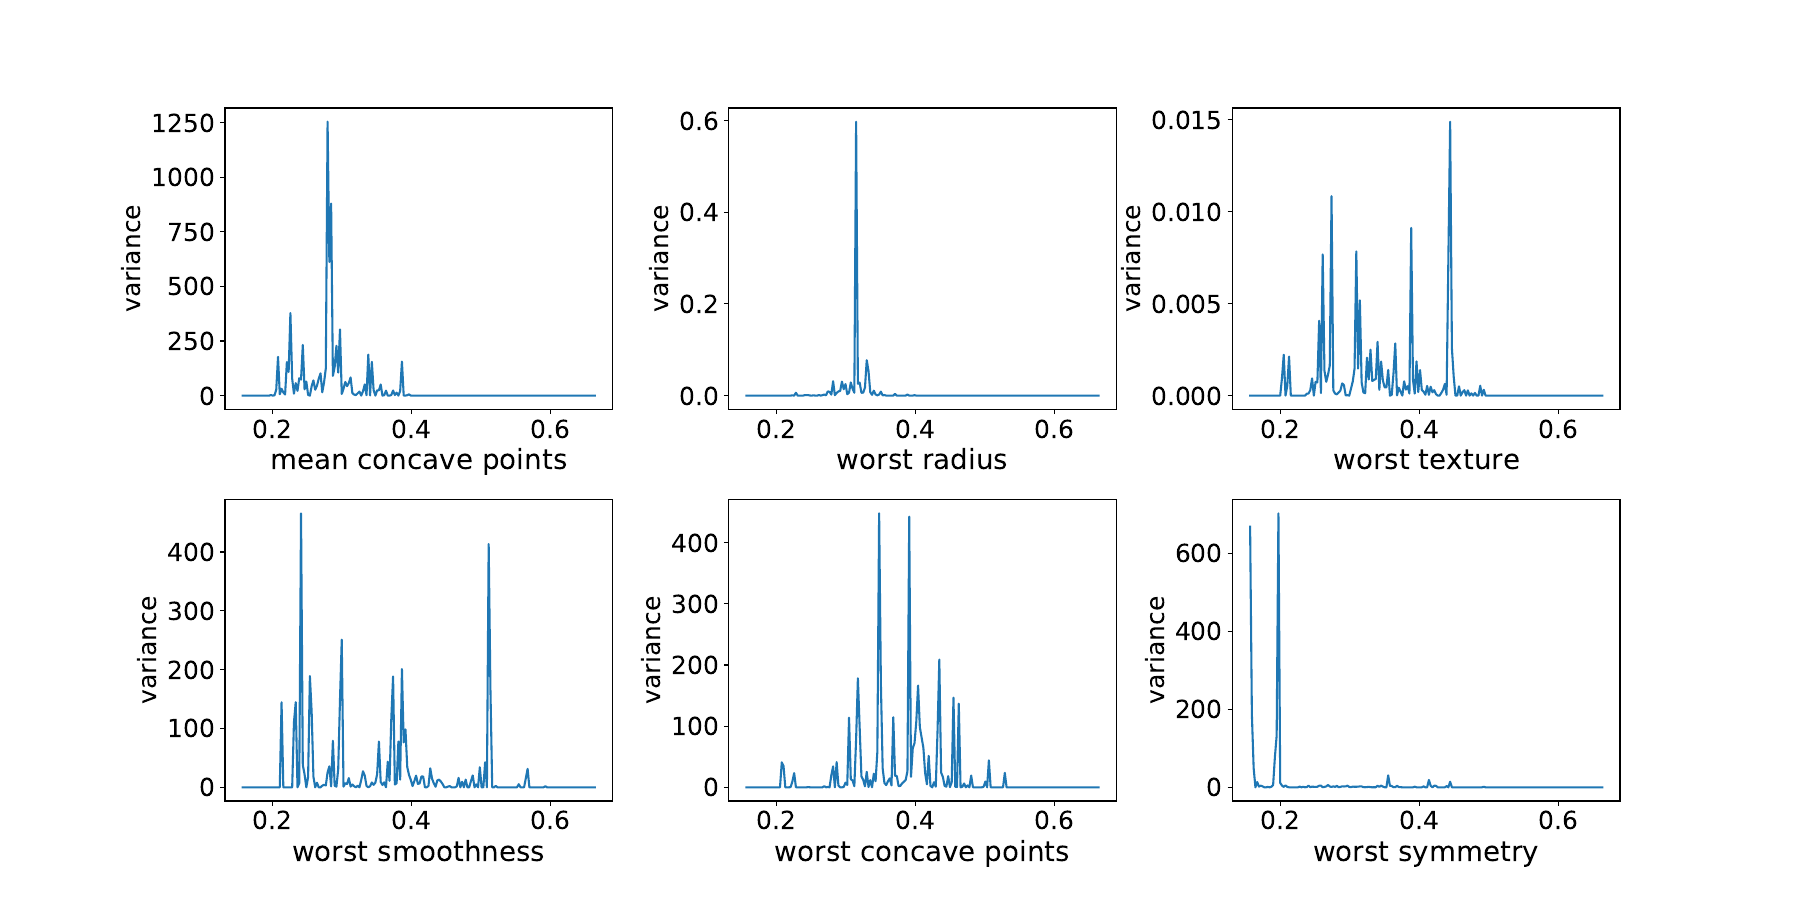

The script that saved this image:
import matplotlib.pyplot as plt
import numpy as np
import pandas as pd
from sklearn.ensemble import RandomForestClassifier
from sklearn.inspection import partial_dependence
from sklearn.datasets import load_breast_cancer
np.random.seed(0)
plt.rcParams['font.size'] = 18


def data_cleansing(dataset):
    # data cleansing
    X = pd.DataFrame(dataset.data, columns=dataset.feature_names)
    y_train = dataset.target
    feature_name = [X.columns[7], X.columns[20], X.columns[21],
                    X.columns[24], X.columns[27], X.columns[28]]
    X_train = X[feature_name]
    return X_train, y_train, feature_name


def derivative_func(y_prior, y_post, h):
    # # compute derivative
    return (y_post - y_prior) / h


def plot_analysis(grid_value, predicted_var, feature_name):
    # 特徴量ごとにiceの微分の分散をプロットplot the variance of derivative of ice for each feature
    fig = plt.figure(figsize=(18, 9))
    fig.subplots_adjust(hspace=0.3, wspace=0.3)
    for k in range(len(feature_name)):
        ax = fig.add_subplot(
            2, len(feature_name) / 2 + len(feature_name) % 2, k + 1)
        ax.plot(grid_value, predicted_var[k])
        ax.set_xlabel(feature_name[k], fontsize=20)
        ax.set_ylabel('variance')
    fig.savefig('./variance_ice.pdf')


class visible_ice_variance:
    def __init__(self, model):
        self.model = model

    def fit(self, X_train, y_train):
        # # model fitting
        self.model.fit(X_train, y_train)

    def analyze_ice_derivative_variance(self, X_train, grid_resolution):
        # # analyze variances of derivative of ice

        predicted_var = np.zeros((X_train.shape[1], grid_resolution))
        for k in range(X_train.shape[1]):
            # get the trajectories of ice for each features
            result_ice = partial_dependence(
                self.model, X_train, features=[k], percentiles=(0, 1), grid_resolution=grid_resolution, kind='individual')

            # get values of grid and data of ice
            grid_value = np.array(result_ice['values'][0])
            predicted_point = result_ice['individual'][0]

            predicted_derivative = np.zeros(
                (predicted_point.shape[0], predicted_point.shape[1]))

            # get gaps between grid
            h = grid_value[1] - grid_value[0]
            for i in range(predicted_point.shape[0]):
                for j in range(predicted_point.shape[1] - 1):
                    # get values of prior and postrior ice
                    y_prior = predicted_point[i][j]
                    y_post = predicted_point[i][j + 1]

                    # compute the derivative of ice based on derivative func
                    predicted_derivative[i][j] = derivative_func(
                        y_prior, y_post, h)

            # get variances of derivatice of ice for each features
            predicted_var[k] = np.var(predicted_derivative, axis=0)

        return grid_value, predicted_var


if __name__ == '__main__':
    # get dataset and implement cleansing
    dataset = load_breast_cancer()
    X_train, y_train, feature_name = data_cleansing(dataset)

    # fit model
    RFC = visible_ice_variance(model=RandomForestClassifier())
    RFC.fit(X_train, y_train)

    # set grid resulution and get grid values and prediction variance
    grid_resolution = 200
    grid_value, predicted_var = RFC.analyze_ice_derivative_variance(
        X_train=X_train, grid_resolution=grid_resolution)

    # plot data
    plot_analysis(grid_value, predicted_var, feature_name)
